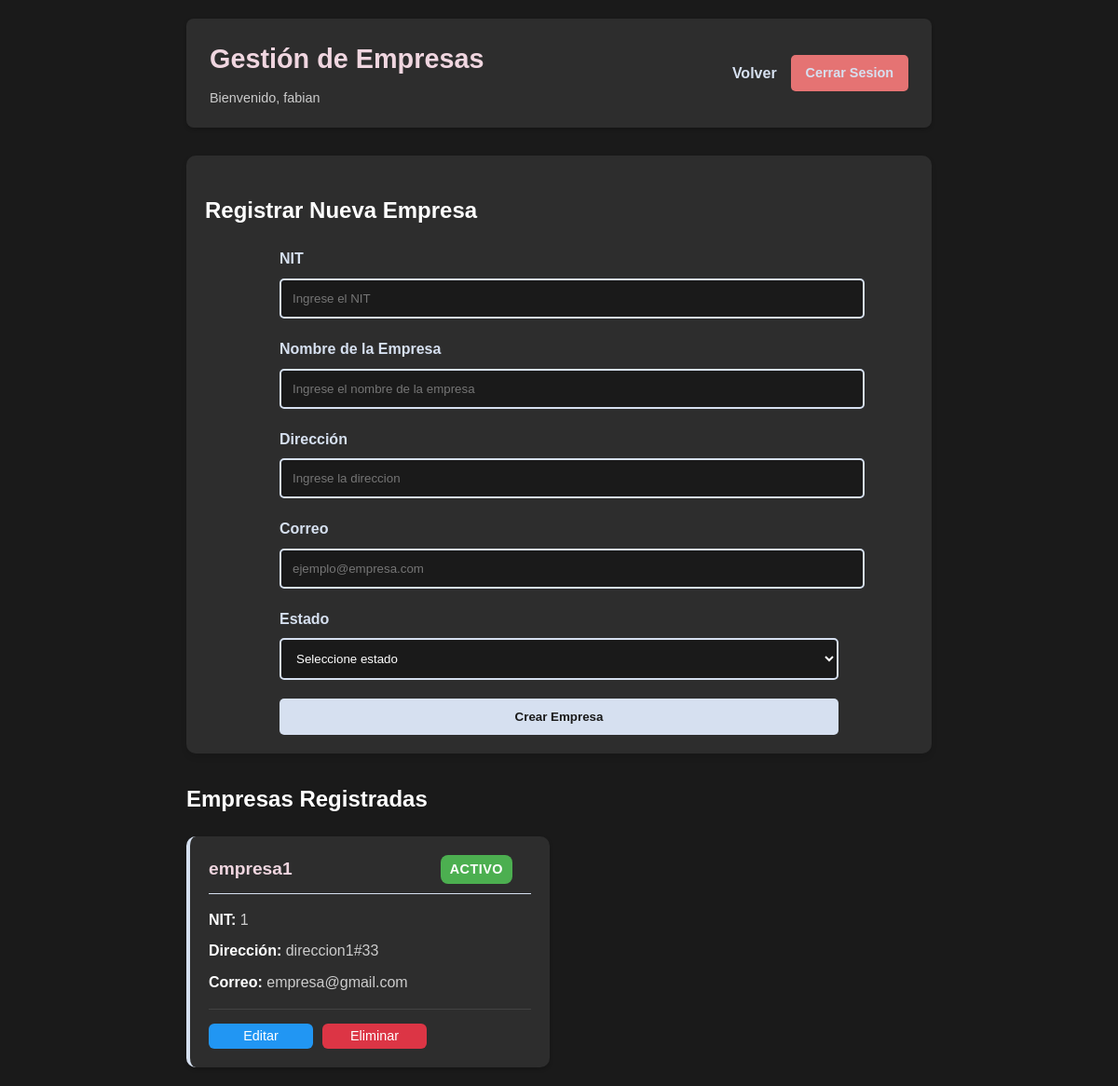
Before: /vistas/spadmin/empresas.php (signed in) with the older database file.
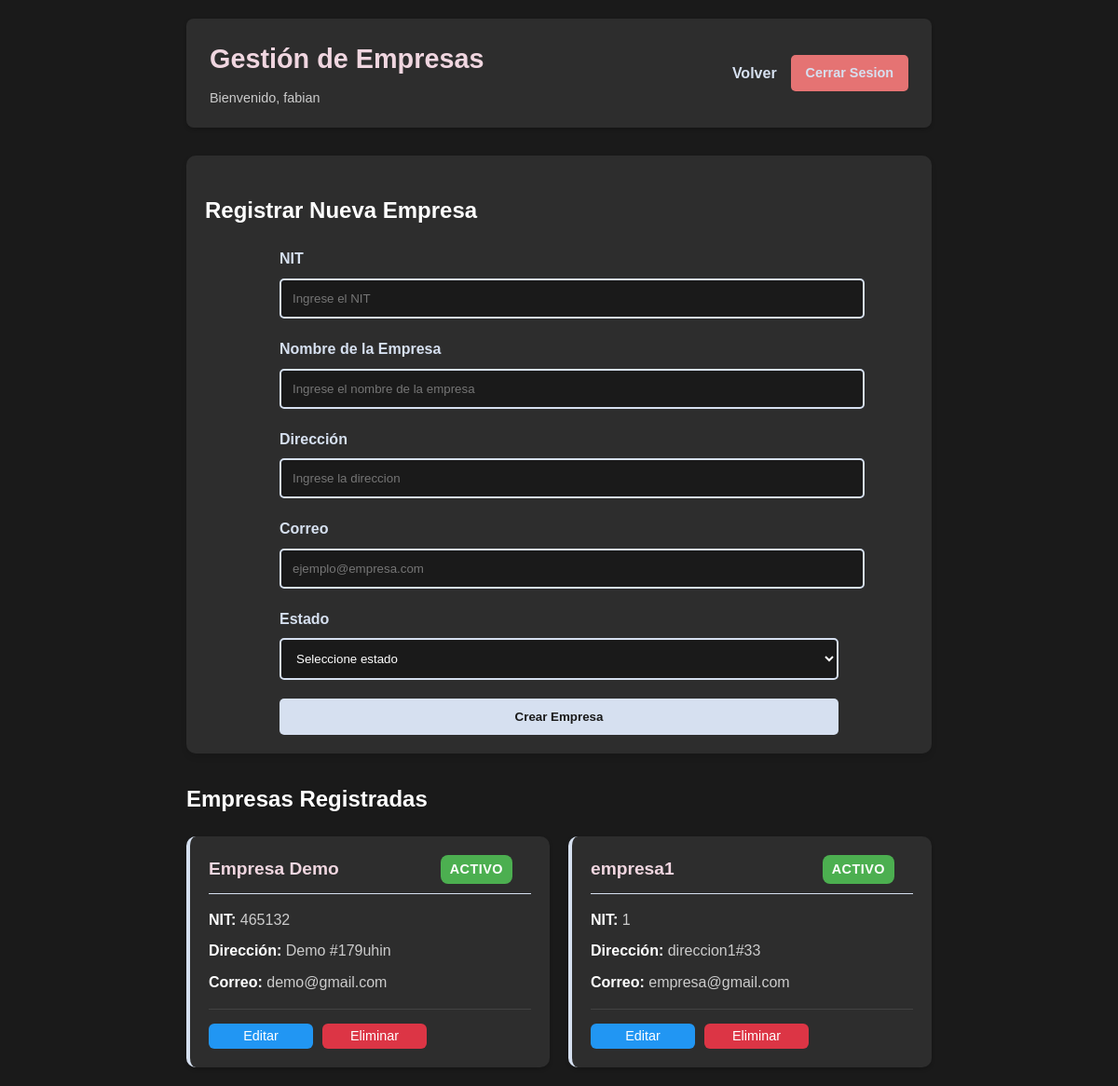
After: the same page with the newer database file.
### tables this page shows
CREATE TABLE `empresa` (
  `NIT` varchar(200) NOT NULL,
  `nom_empresa` varchar(150) NOT NULL,
  `direccion` varchar(100) NOT NULL,
  `correo` varchar(60) NOT NULL,
  `id_estado` int(11) NOT NULL
);

CREATE TABLE `estado` (
  `id_estado` int(11) NOT NULL,
  `nom_estado` varchar(50) NOT NULL
);

### vistas/spadmin/empresas.php (the view, shortened to what this page needs)
<?php
$conex = new Database;
$con = $conex->conectar();
$sql = $con->prepare("
    SELECT empresa.*, estado.nom_estado
    FROM empresa
    LEFT JOIN estado ON empresa.id_estado = estado.id_estado
    ORDER BY empresa.nom_empresa
");
$sql->execute();
$empresas = $sql->fetchAll(PDO::FETCH_ASSOC);
?>
<!DOCTYPE html>
<html lang="es">
<head>
    <link rel="stylesheet" href="../../assets/css/blog.css">
    <link rel="stylesheet" href="../../assets/css/licencias.css">
</head>
<body>
    <div class="container">
        <header>
            <div class="header-container">
                <div>
                    <h1>Gestión de Empresas</h1>
                    <p>Bienvenido, <?php echo $_SESSION['nom_usu']; ?></p>
                </div>
                <div class="admin-actions">
                    <a href="index.php" class="btn-volver">Volver</a>
                    <a href="../../includes/cerrar_sesion.php" class="cerrar-sesion">Cerrar Sesion</a>
                </div>
            </div>
        </header>
        <div class="nuevo-post">
            <h2>Registrar Nueva Empresa</h2>
            <form action="empresa/crear_empresa.php" method="post" class="form-empresa">
                <div class="form-group">
                    <label>NIT</label>
                    <input type="text" name="nit" required placeholder="Ingrese el NIT">
                </div>
                <div class="form-group">
                    <label>Nombre de la Empresa</label>
                    <input type="text" name="nom_empresa" required placeholder="Ingrese el nombre de la empresa">
                </div>
                <div class="form-group">
                    <label>Dirección</label>
                    <input type="text" name="direccion" placeholder="Ingrese la direccion">
                </div>
                <div class="form-group">
                    <label>Correo</label>
                    <input type="email" name="correo" placeholder="ejemplo@empresa.com">
                </div>
                <div class="form-group">
                    <label>Estado</label>
                    <select name="id_estado" required>
                        <option value="">Seleccione estado</option>
                    </select>
                </div>
                <button type="submit" name="crear">Crear Empresa</button>
            </form>
        </div>
        <div class="empresas">
            <h2>Empresas Registradas</h2>
            <?php if ($empresas): ?>
                <div class="grid-empresas">
                    <?php foreach ($empresas as $empresa): ?>
                        <div class="empresa-card">
                            <div class="empresa-header">
                                <h3><?php echo htmlspecialchars($empresa['nom_empresa']); ?></h3>
                                <span class="estado-licencia estado-<?php echo $empresa['id_estado']; ?>">
                                <?php echo htmlspecialchars($empresa['nom_estado']); ?>
                            </span>
                            </div>
                            <div class="empresa-body">
                                <p><strong>NIT:</strong> <?php echo htmlspecialchars($empresa['NIT']); ?></p>
                                <p><strong>Dirección:</strong> <?php echo htmlspecialchars($empresa['direccion'] ?: 'No especificada'); ?></p>
                                <p><strong>Correo:</strong> <?php echo htmlspecialchars($empresa['correo'] ?: 'No especificado'); ?></p>
                            </div>
                            <div class="empresa-actions">
                                <a href="empresa/editar_empresa.php?nit=<?php echo urlencode($empresa['NIT']); ?>" class="btn-editar">Editar</a>
                                <a href="empresa/eliminar_empresa.php?nit=<?php echo urlencode($empresa['NIT']); ?>"
                                   class="btn-eliminar"
                                   onclick="return confirm('¿Está seguro de eliminar esta empresa?')">Eliminar</a>
                            </div>
                        </div>
                    <?php endforeach; ?>
                </div>
            <?php else: ?>
                <p class="no-empresas">No hay empresas registradas</p>
            <?php endif; ?>
        </div>
    </div>
</body>
</html>

Changed rows visible on the page:
added empresa: nom_empresa "Empresa Demo", id_estado.nom_estado "ACTIVO", NIT "465132", direccion "Demo #179uhin", correo "demo@gmail.com"
